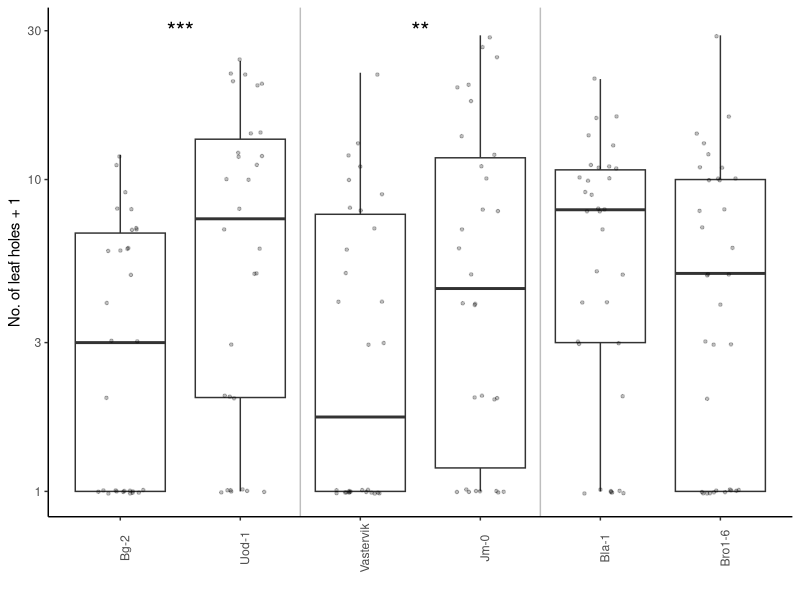

Write R code to recreate this figure. (Note: this script raises an error after producing the figure.)
##############################################
# GLM and figures for choice experiment data #
##############################################

library(tidyverse)
library(MASS)

setwd("./ChoiceExp")
d = read.csv("bioassay.csv",header=TRUE)
d$Line = factor(d$Line,levels=c("Bg-2","Uod-1","Vastervik","Jm-0","Bla-1","Bro1-6"))
d$Cup = factor(d$Cup)

# for Table S9
d1 = subset(d,Set==1)
res = glm.nb(holes~factor(Cup)+Line,data=d1)
summary(res)
drop1(res,test="Chisq")

d2 = subset(d,Set==2)
res = glm.nb(holes~factor(Cup)+Line,data=d2)
summary(res)
drop1(res,test="Chisq")

d3 = subset(d,Set==3)
res = glm.nb(holes~factor(Cup)+Line,data=d3)
summary(res)
drop1(res,test="Chisq")

b = ggplot(d,aes(x=Line,y=holes+1)) + 
  geom_boxplot(outlier.shape=NA) + 
  theme_classic() + scale_y_log10() + ylab("No. of leaf holes + 1") + xlab("") + theme(axis.text.x=element_text(angle=90)) +
  geom_jitter(shape=20,colour="black",alpha=0.25,position=position_jitter(0.2)) + geom_vline(xintercept=c(2.5,4.5),lty=1,col="grey") + 
  geom_text(data.frame(x=1.5,y=30),mapping=aes(x=x,y=y),label="***",size=6) +
  geom_text(data.frame(x=3.5,y=30),mapping=aes(x=x,y=y),label="**",size=6)

# Figure S15
saveRDS(b,file="../../figs/ChoiceExp_boxplot.rds")
ggsave(b,filename="choice.pdf",width=5,height=4)

setwd("../")
